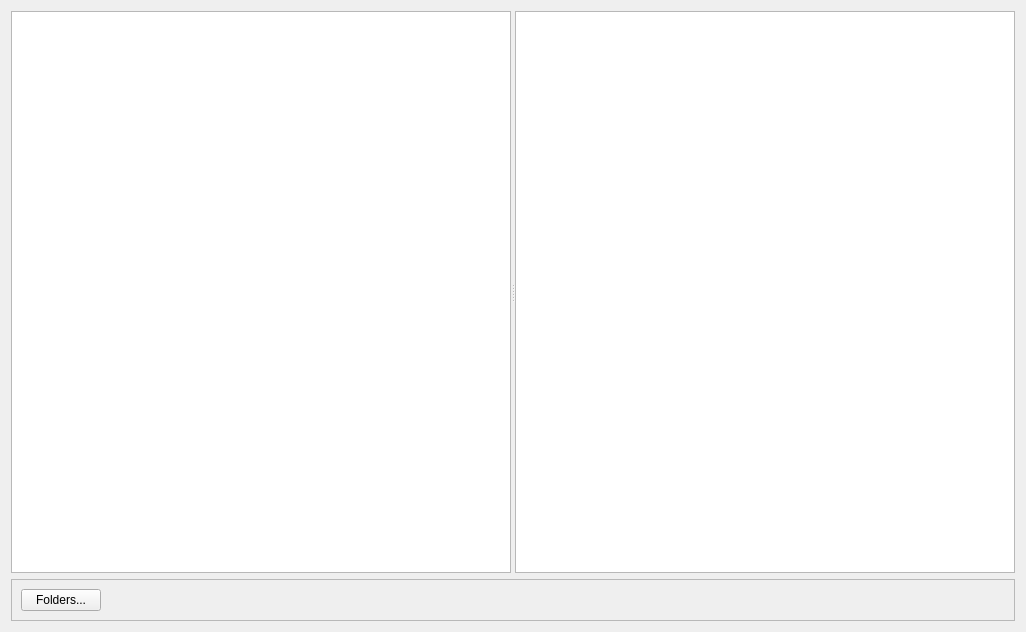
<?xml version="1.0" encoding="UTF-8"?>
<ui version="4.0">
 <class>Form</class>
 <widget class="QWidget" name="Form">
  <property name="geometry">
   <rect>
    <x>0</x>
    <y>0</y>
    <width>1026</width>
    <height>632</height>
   </rect>
  </property>
  <property name="windowTitle">
   <string>Form</string>
  </property>
  <layout class="QGridLayout" name="gridLayout">
   <item row="0" column="0">
    <layout class="QVBoxLayout" name="verticalLayout">
     <item>
      <widget class="QSplitter" name="splitter">
       <property name="sizePolicy">
        <sizepolicy hsizetype="Expanding" vsizetype="Expanding">
         <horstretch>0</horstretch>
         <verstretch>0</verstretch>
        </sizepolicy>
       </property>
       <property name="orientation">
        <enum>Qt::Horizontal</enum>
       </property>
       <widget class="QListView" name="listView"/>
       <widget class="QTextBrowser" name="textBrowser"/>
      </widget>
     </item>
     <item>
      <widget class="QFrame" name="frame">
       <property name="frameShape">
        <enum>QFrame::StyledPanel</enum>
       </property>
       <property name="frameShadow">
        <enum>QFrame::Raised</enum>
       </property>
       <layout class="QHBoxLayout" name="horizontalLayout">
        <item>
         <widget class="QPushButton" name="pushButton">
          <property name="text">
           <string>Folders...</string>
          </property>
         </widget>
        </item>
        <item>
         <spacer name="horizontalSpacer">
          <property name="orientation">
           <enum>Qt::Horizontal</enum>
          </property>
          <property name="sizeHint" stdset="0">
           <size>
            <width>902</width>
            <height>20</height>
           </size>
          </property>
         </spacer>
        </item>
       </layout>
      </widget>
     </item>
    </layout>
   </item>
  </layout>
 </widget>
 <resources/>
 <connections/>
</ui>
